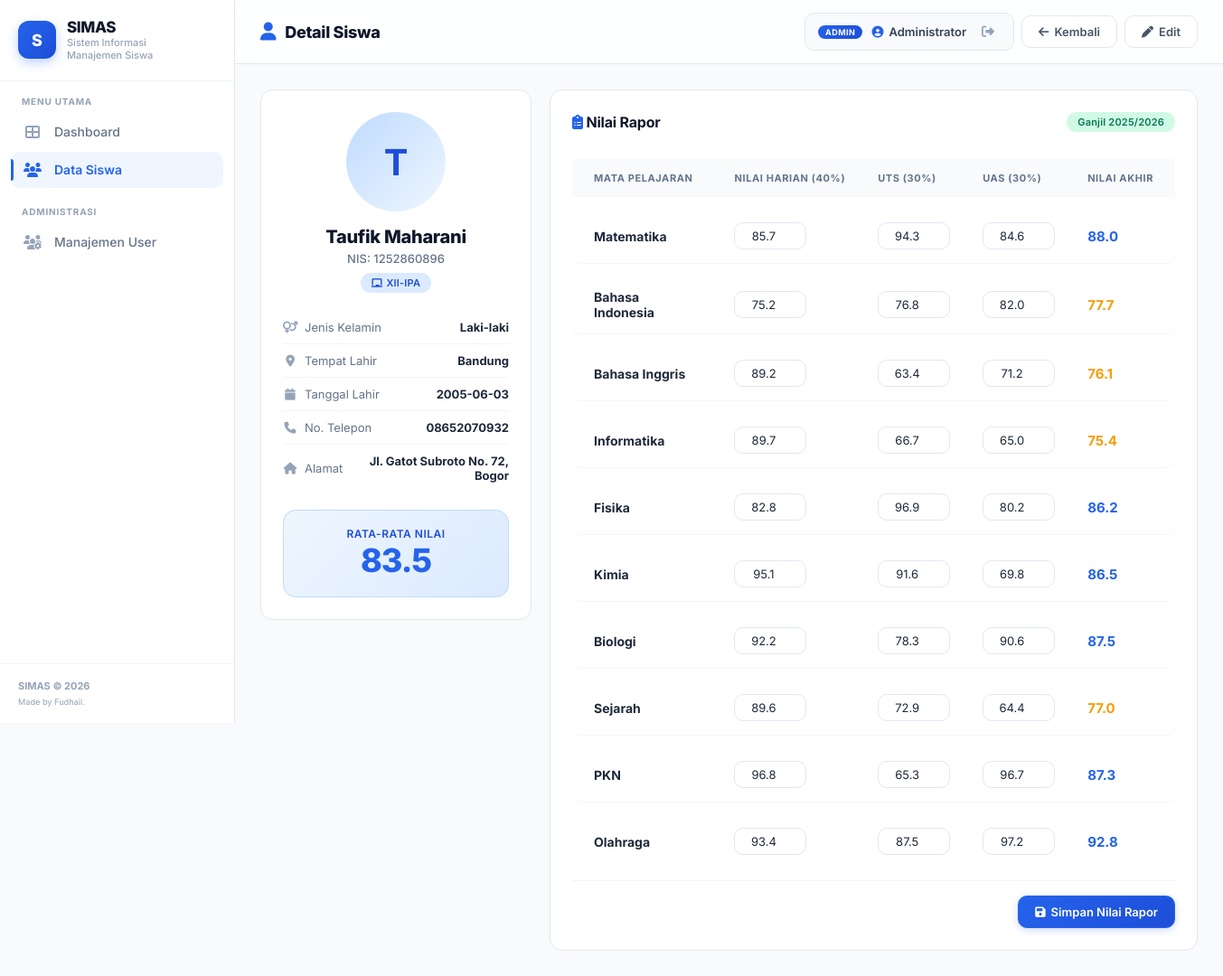
/siswa/42 (signed in), run on the app's committed database.
### tables this page shows
CREATE TABLE users (
            id INTEGER PRIMARY KEY AUTOINCREMENT,
            username TEXT UNIQUE NOT NULL,
            password TEXT NOT NULL,
            nama_lengkap TEXT NOT NULL,
            role TEXT NOT NULL DEFAULT 'user',
            is_active INTEGER NOT NULL DEFAULT 1,
            created_at TIMESTAMP DEFAULT CURRENT_TIMESTAMP
        );

CREATE TABLE siswa (
            id INTEGER PRIMARY KEY AUTOINCREMENT,
            nis TEXT UNIQUE NOT NULL,
            nama TEXT NOT NULL,
            kelas TEXT NOT NULL,
            jenis_kelamin TEXT NOT NULL,
            tempat_lahir TEXT,
            tanggal_lahir TEXT,
            alamat TEXT,
            no_telp TEXT,
            foto TEXT DEFAULT 'default.png',
            created_at TIMESTAMP DEFAULT CURRENT_TIMESTAMP
        );

CREATE TABLE nilai (
            id INTEGER PRIMARY KEY AUTOINCREMENT,
            siswa_id INTEGER NOT NULL,
            semester TEXT NOT NULL,
            mata_pelajaran TEXT NOT NULL,
            nilai_harian REAL DEFAULT 0,
            nilai_uts REAL DEFAULT 0,
            nilai_uas REAL DEFAULT 0,
            nilai_akhir REAL DEFAULT 0,
            FOREIGN KEY (siswa_id) REFERENCES siswa(id) ON DELETE CASCADE
        );

### app/routes.py (the view)
@main.route("/siswa/<int:id>")
@login_required
def detail_siswa(id):
    conn = get_db()
    siswa = conn.execute("SELECT * FROM siswa WHERE id=?", (id,)).fetchone()
    nilai = conn.execute(
        "SELECT * FROM nilai WHERE siswa_id=? AND semester=? ORDER BY mata_pelajaran",
        (id, "Ganjil 2025/2026"),
    ).fetchall()
    semester_list = conn.execute(
        "SELECT DISTINCT semester FROM nilai WHERE siswa_id=? ORDER BY semester", (id,)
    ).fetchall()
    rata_rata = conn.execute(
        "SELECT ROUND(AVG(nilai_akhir),1) as rata FROM nilai WHERE siswa_id=? AND semester=?",
        (id, "Ganjil 2025/2026"),
    ).fetchone()
    conn.close()
    return render_template(
        "detail_siswa.html",
        siswa=siswa,
        nilai=nilai,
        semester_list=semester_list,
        rata_rata=rata_rata,
        mapel_all=MAPEL,
    )

### app/models.py (called while the page is built)
def get_db():
    conn = sqlite3.connect(DATABASE)
    conn.row_factory = sqlite3.Row  # Akses kolom via nama (row['nama'])
    return conn

def load_user_by_id(user_id):
    conn = get_db()
    row = conn.execute("SELECT * FROM users WHERE id = ?", (user_id,)).fetchone()
    conn.close()
    if row:
        return User(row)
    return None

    @property
    def is_active(self):
        return self._is_active

### templates/detail_siswa.html (shortened to what this page needs)
{% extends "base.html" %}
{% block page_title %}<h1><i class="fas fa-user"></i> Detail Siswa</h1>{% endblock %}
{% block topbar_actions %}
  <a href="{{ url_for('main.daftar_siswa') }}" class="btn btn-outline"><i class="fas fa-arrow-left"></i> Kembali</a>
  {% if current_user.role == 'admin' %}
  <a href="{{ url_for('main.edit_siswa', id=siswa.id) }}" class="btn btn-outline"><i class="fas fa-pen"></i> Edit</a>
  {% endif %}
{% endblock %}
{% block content %}
<div class="grid-detail">
  <div class="card profil-card">
    <div class="profil-foto">
      {% if siswa.foto and siswa.foto != 'default.png' %}
        <img src="{{ url_for('static', filename='uploads/' + siswa.foto) }}" alt="{{ siswa.nama }}">
      {% else %}
        <div class="avatar xl">{{ siswa.nama[0] }}</div>
      {% endif %}
    </div>
    <div class="profil-nama">{{ siswa.nama }}</div>
    <div class="profil-sub">NIS: {{ siswa.nis }}</div>
    <span class="badge badge-blue" style="margin-top:8px"><i class="fas fa-chalkboard"></i> {{ siswa.kelas }}</span>
    <div class="profil-info">
      <div class="info-row"><span><i class="fas fa-venus-mars"></i> Jenis Kelamin</span><strong>{{ 'Laki-laki' if siswa.jenis_kelamin == 'L' else 'Perempuan' }}</strong></div>
      <div class="info-row"><span><i class="fas fa-map-marker-alt"></i> Tempat Lahir</span><strong>{{ siswa.tempat_lahir or '-' }}</strong></div>
      <div class="info-row"><span><i class="fas fa-calendar"></i> Tanggal Lahir</span><strong>{{ siswa.tanggal_lahir or '-' }}</strong></div>
      <div class="info-row"><span><i class="fas fa-phone"></i> No. Telepon</span><strong>{{ siswa.no_telp or '-' }}</strong></div>
      <div class="info-row"><span><i class="fas fa-home"></i> Alamat</span><strong>{{ siswa.alamat or '-' }}</strong></div>
    </div>
    {% if rata_rata and rata_rata.rata %}
    <div class="rata-card">
      <div class="rata-label">Rata-rata Nilai</div>
      <div class="rata-val {{ 'green' if rata_rata.rata >= 80 else 'yellow' if rata_rata.rata >= 70 else 'red' }}">
        {{ rata_rata.rata }}
      </div>
    </div>
    {% endif %}
  </div>
  <div class="card">
    <div class="card-header">
      <span><i class="fas fa-clipboard-list"></i> Nilai Rapor</span>
      <span class="badge badge-green">Ganjil 2025/2026</span>
    </div>
    <div class="table-wrap">
      <table class="table">
        <thead>
          <tr>
            <th>Mata Pelajaran</th>
            <th>Nilai Harian (40%)</th>
            <th>UTS (30%)</th>
            <th>UAS (30%)</th>
            <th>Nilai Akhir</th>
          </tr>
        </thead>
        <tbody>
          {% set nilai_dict = {} %}
          {% for mapel in mapel_all %}
          {% set n = nilai_dict.get(mapel) %}
          <tr>
            <td><strong>{{ mapel }}</strong></td>
            <td>
              {% if current_user.role == 'admin' %}
              <input class="input input-sm" type="number" name="nh_{{ mapel }}" min="0" max="100" step="0.1"
                  value="{{ n.nilai_harian if n else '' }}" placeholder="0" oninput="hitungNA(this.closest('tr'))" form="nilaiForm">
              {% else %}
              {{ n.nilai_harian if n else '-' }}
              {% endif %}
            </td>
            <td>
              {% if current_user.role == 'admin' %}
              <input class="input input-sm" type="number" name="uts_{{ mapel }}" min="0" max="100" step="0.1"
                  value="{{ n.nilai_uts if n else '' }}" placeholder="0" oninput="hitungNA(this.closest('tr'))" form="nilaiForm">
              {% else %}
              {{ n.nilai_uts if n else '-' }}
              {% endif %}
            </td>
            <td>
              {% if current_user.role == 'admin' %}
              <input class="input input-sm" type="number" name="uas_{{ mapel }}" min="0" max="100" step="0.1"
                  value="{{ n.nilai_uas if n else '' }}" placeholder="0" oninput="hitungNA(this.closest('tr'))" form="nilaiForm">
              {% else %}
              {{ n.nilai_uas if n else '-' }}
              {% endif %}
            </td>
            <td>
              <span class="na-display {{ 'green' if n and n.nilai_akhir >= 80 else 'yellow' if n and n.nilai_akhir >= 70 else 'red' if n else '' }}">
                {{ n.nilai_akhir if n else '-' }}
              </span>
            </td>
          </tr>
          {% endfor %}
        </tbody>
      </table>
    </div>
    {% if current_user.role == 'admin' %}
    <form id="nilaiForm" method="POST" action="{{ url_for('main.simpan_nilai', siswa_id=siswa.id) }}">
      <div class="form-actions">
        <button class="btn btn-primary" type="submit"><i class="fas fa-save"></i> Simpan Nilai Rapor</button>
      </div>
    </form>
    {% endif %}
  </div>
</div>
{% endblock %}

### templates/base.html (shortened to what this page needs)
<!DOCTYPE html>
<html>
<head>
  <link rel="stylesheet" href="https://cdnjs.cloudflare.com/ajax/libs/font-awesome/6.5.1/css/all.min.css">
  <link rel="stylesheet" href="{{ url_for('static', filename='css/style.css') }}">
</head>
<body>
  <aside class="sidebar" id="sidebar">
    <div class="sidebar-brand">
      <div class="brand-icon">S</div>
      <div>
        <div class="brand-name">SIMAS</div>
        <div class="brand-sub">Sistem Informasi<br>Manajemen Siswa</div>
      </div>
    </div>
    <nav class="sidebar-nav">
      <div class="nav-label">Menu Utama</div>
      <a href="{{ url_for('main.dashboard') }}" class="nav-item {% if request.endpoint == 'main.dashboard' %}active{% endif %}">
        <span class="nav-icon"><i class="fas fa-th-large"></i></span> Dashboard
      </a>
      <a href="{{ url_for('main.daftar_siswa') }}" class="nav-item {% if 'siswa' in request.endpoint %}active{% endif %}">
        <span class="nav-icon"><i class="fas fa-users"></i></span> Data Siswa
      </a>
      {% if current_user.is_authenticated and current_user.role == 'admin' %}
      <div class="nav-label">Administrasi</div>
      <a href="{{ url_for('main.daftar_users') }}" class="nav-item {% if 'users' in request.endpoint %}active{% endif %}">
        <span class="nav-icon"><i class="fas fa-users-cog"></i></span> Manajemen User
      </a>
      {% endif %}
    </nav>
    <div class="sidebar-footer">
      <strong>SIMAS &copy; 2026</strong><br>
      <small>Made by Fudhail.</small>
    </div>
  </aside>
  <main class="main">
    <div class="topbar">
      <div class="topbar-title">{% block page_title %}{% endblock %}</div>
      <div class="topbar-actions">
        {% if current_user.is_authenticated %}
        <div class="user-info">
          <span class="user-role-badge {% if current_user.role == 'admin' %}badge-admin{% else %}badge-user{% endif %}">{{ current_user.role|upper }}</span>
          <span class="user-name"><i class="fas fa-user-circle"></i> {{ current_user.nama_lengkap }}</span>
          <a href="{{ url_for('main.logout') }}" class="btn-logout" data-tooltip="Logout">
            <i class="fas fa-sign-out-alt"></i>
          </a>
        </div>
        {% endif %}
        {% block topbar_actions %}{% endblock %}
      </div>
    </div>
    <div class="content">
      {% block content %}{% endblock %}
    </div>
  </main>
</body>
</html>

### data on the page
users: role "ADMIN", nama_lengkap "Administrator"
siswa: nama "T", nama "Taufik Maharani", nis "1252860896", kelas "XII-IPA", jenis_kelamin "Laki-laki", tempat_lahir "Bandung", tanggal_lahir "2005-06-03", no_telp "08652070932", alamat "Jl. Gatot Subroto No. 72, Bogor"
nilai: nilai_harian "85.7", nilai_uts "94.3", nilai_uas "84.6", nilai_akhir "88.0"
nilai: nilai_harian "75.2", nilai_uts "76.8", nilai_uas "82.0", nilai_akhir "77.7"
nilai: nilai_harian "89.2", nilai_uts "63.4", nilai_uas "71.2", nilai_akhir "76.1"
nilai: nilai_harian "89.7", nilai_uts "66.7", nilai_uas "65.0", nilai_akhir "75.4"
nilai: nilai_harian "82.8", nilai_uts "96.9", nilai_uas "80.2", nilai_akhir "86.2"
nilai: nilai_harian "95.1", nilai_uts "91.6", nilai_uas "69.8", nilai_akhir "86.5"
nilai: nilai_harian "92.2", nilai_uts "78.3", nilai_uas "90.6", nilai_akhir "87.5"
nilai: nilai_harian "89.6", nilai_uts "72.9", nilai_uas "64.4", nilai_akhir "77.0"
nilai: nilai_harian "96.8", nilai_uts "65.3", nilai_uas "96.7", nilai_akhir "87.3"
nilai: nilai_harian "93.4", nilai_uts "87.5", nilai_uas "97.2", nilai_akhir "92.8"

### other printed values
{{ rata_rata.rata }} "83.5"
{{ mapel }} "Matematika" "Bahasa Indonesia" "Bahasa Inggris" "Informatika" "Fisika" "Kimia" "Biologi" "Sejarah" "PKN" "Olahraga"
